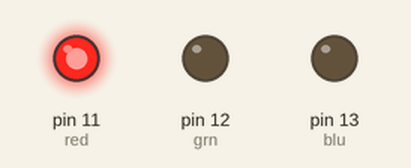
This sketch was run on a simulated Arduino Uno, built with avr-gcc and run on an emulated ATmega328P. Shown: output pins drawn as LEDs (lit = HIGH).

Above: at 0.2 s.
At 1.2 s:
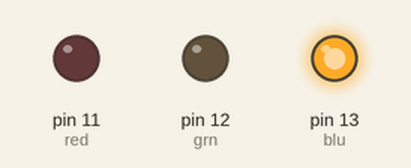
At 2.2 s:
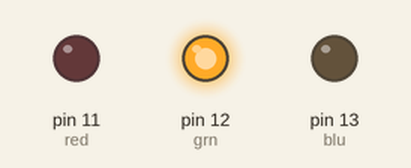
At 3.2 s:
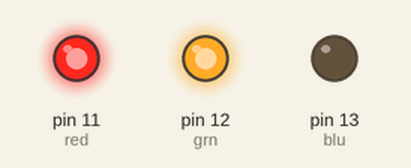
At 4.7 s:
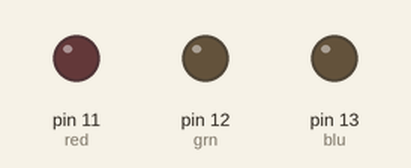
Timing chart, 0 to 5.2 s (numbered marks = the images above):
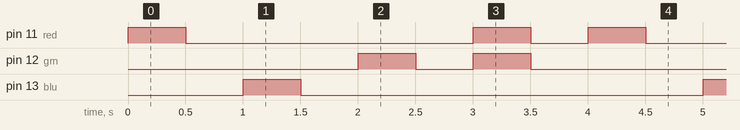

The sketch:

sketch_dec29a.ino
```cpp
int red = 11;
int grn = 12;
int blu = 13;
int x = 1;
void setup() {
  pinMode(red, OUTPUT);
  pinMode(blu, OUTPUT);
  pinMode(grn, OUTPUT);
  digitalWrite(red, LOW);
  digitalWrite(grn, LOW);
  digitalWrite(blu, LOW);
}

void LED(int f) {
  if (f == 1) { digitalWrite(red, HIGH); }
  if (f == 2) { digitalWrite(blu, HIGH); }
  if (f == 3) { digitalWrite(grn, HIGH); }
  if (f == 4) { digitalWrite(grn, HIGH); digitalWrite(red, HIGH);}
  if (f == 0) {
      digitalWrite(red, LOW);
      digitalWrite(grn, LOW);
      digitalWrite(blu, LOW);
  }
}

void loop() {

LED(x);
delay(500);
LED(0);
delay(500);
x++;
if (x == 5) { x = 1;}
}
```

Measured:
- by itself, pin 11 (red): repeats every 4.0 s: LOW 2.5 s, HIGH 0.50 s, LOW 0.50 s, HIGH 0.50 s
- by itself, pin 12 (grn): repeats every 4.0 s: LOW 0.50 s, HIGH 0.50 s, LOW 2.5 s, HIGH 0.50 s
- by itself, pin 13 (blu): alternates HIGH for 0.50 s and LOW for 3.5 s
